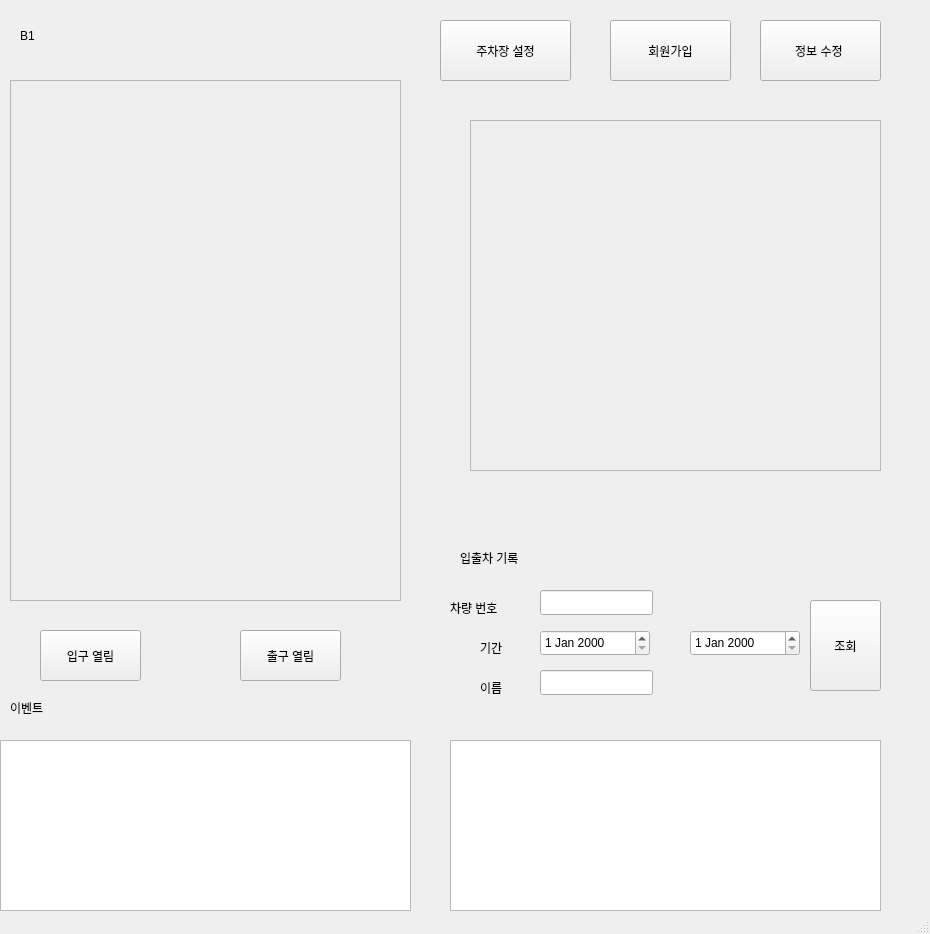
<?xml version="1.0" encoding="UTF-8"?>
<ui version="4.0">
 <class>MainWindow</class>
 <widget class="QMainWindow" name="MainWindow">
  <property name="geometry">
   <rect>
    <x>0</x>
    <y>0</y>
    <width>930</width>
    <height>934</height>
   </rect>
  </property>
  <property name="windowTitle">
   <string>MainWindow</string>
  </property>
  <widget class="QWidget" name="centralwidget">
   <widget class="QLabel" name="label">
    <property name="geometry">
     <rect>
      <x>20</x>
      <y>0</y>
      <width>71</width>
      <height>71</height>
     </rect>
    </property>
    <property name="lineWidth">
     <number>0</number>
    </property>
    <property name="text">
     <string>B1</string>
    </property>
   </widget>
   <widget class="QLabel" name="minimap">
    <property name="geometry">
     <rect>
      <x>10</x>
      <y>80</y>
      <width>391</width>
      <height>521</height>
     </rect>
    </property>
    <property name="frameShape">
     <enum>QFrame::StyledPanel</enum>
    </property>
    <property name="text">
     <string/>
    </property>
   </widget>
   <widget class="QPushButton" name="btnSetting">
    <property name="geometry">
     <rect>
      <x>440</x>
      <y>20</y>
      <width>131</width>
      <height>61</height>
     </rect>
    </property>
    <property name="text">
     <string>주차장 설정</string>
    </property>
   </widget>
   <widget class="QPushButton" name="btnSign">
    <property name="geometry">
     <rect>
      <x>610</x>
      <y>20</y>
      <width>121</width>
      <height>61</height>
     </rect>
    </property>
    <property name="text">
     <string>회원가입</string>
    </property>
   </widget>
   <widget class="QPushButton" name="btnModify">
    <property name="geometry">
     <rect>
      <x>760</x>
      <y>20</y>
      <width>121</width>
      <height>61</height>
     </rect>
    </property>
    <property name="text">
     <string>정보 수정 </string>
    </property>
   </widget>
   <widget class="QLabel" name="cctv">
    <property name="geometry">
     <rect>
      <x>470</x>
      <y>120</y>
      <width>411</width>
      <height>351</height>
     </rect>
    </property>
    <property name="frameShape">
     <enum>QFrame::StyledPanel</enum>
    </property>
    <property name="text">
     <string/>
    </property>
   </widget>
   <widget class="QPushButton" name="btnSearch">
    <property name="geometry">
     <rect>
      <x>810</x>
      <y>600</y>
      <width>71</width>
      <height>91</height>
     </rect>
    </property>
    <property name="text">
     <string>조회</string>
    </property>
   </widget>
   <widget class="QLabel" name="label_2">
    <property name="geometry">
     <rect>
      <x>460</x>
      <y>550</y>
      <width>81</width>
      <height>16</height>
     </rect>
    </property>
    <property name="text">
     <string>입출차 기록</string>
    </property>
   </widget>
   <widget class="QLabel" name="label_3">
    <property name="geometry">
     <rect>
      <x>450</x>
      <y>600</y>
      <width>81</width>
      <height>16</height>
     </rect>
    </property>
    <property name="text">
     <string>차량 번호</string>
    </property>
   </widget>
   <widget class="QLabel" name="label_4">
    <property name="geometry">
     <rect>
      <x>480</x>
      <y>640</y>
      <width>81</width>
      <height>16</height>
     </rect>
    </property>
    <property name="text">
     <string>기간</string>
    </property>
   </widget>
   <widget class="QLabel" name="label_5">
    <property name="geometry">
     <rect>
      <x>480</x>
      <y>680</y>
      <width>81</width>
      <height>16</height>
     </rect>
    </property>
    <property name="text">
     <string>이름</string>
    </property>
   </widget>
   <widget class="QLineEdit" name="editCarnum">
    <property name="geometry">
     <rect>
      <x>540</x>
      <y>590</y>
      <width>113</width>
      <height>25</height>
     </rect>
    </property>
   </widget>
   <widget class="QLineEdit" name="editName">
    <property name="geometry">
     <rect>
      <x>540</x>
      <y>670</y>
      <width>113</width>
      <height>25</height>
     </rect>
    </property>
   </widget>
   <widget class="QDateEdit" name="dateStart">
    <property name="geometry">
     <rect>
      <x>540</x>
      <y>630</y>
      <width>110</width>
      <height>26</height>
     </rect>
    </property>
   </widget>
   <widget class="QTableView" name="tableParking">
    <property name="geometry">
     <rect>
      <x>450</x>
      <y>740</y>
      <width>431</width>
      <height>171</height>
     </rect>
    </property>
   </widget>
   <widget class="QTableView" name="tableEvent">
    <property name="geometry">
     <rect>
      <x>0</x>
      <y>740</y>
      <width>411</width>
      <height>171</height>
     </rect>
    </property>
   </widget>
   <widget class="QLabel" name="label_6">
    <property name="geometry">
     <rect>
      <x>10</x>
      <y>700</y>
      <width>81</width>
      <height>16</height>
     </rect>
    </property>
    <property name="text">
     <string>이벤트</string>
    </property>
   </widget>
   <widget class="QDateEdit" name="dateEnd">
    <property name="geometry">
     <rect>
      <x>690</x>
      <y>630</y>
      <width>110</width>
      <height>26</height>
     </rect>
    </property>
   </widget>
   <widget class="QPushButton" name="btnEntrance">
    <property name="geometry">
     <rect>
      <x>40</x>
      <y>630</y>
      <width>101</width>
      <height>51</height>
     </rect>
    </property>
    <property name="text">
     <string>입구 열림</string>
    </property>
   </widget>
   <widget class="QPushButton" name="btnExit">
    <property name="geometry">
     <rect>
      <x>240</x>
      <y>630</y>
      <width>101</width>
      <height>51</height>
     </rect>
    </property>
    <property name="text">
     <string>출구 열림</string>
    </property>
   </widget>
   <widget class="QLabel" name="displayEntrance">
    <property name="geometry">
     <rect>
      <x>230</x>
      <y>560</y>
      <width>67</width>
      <height>17</height>
     </rect>
    </property>
    <property name="text">
     <string/>
    </property>
   </widget>
   <widget class="QLabel" name="displayExit">
    <property name="geometry">
     <rect>
      <x>100</x>
      <y>560</y>
      <width>67</width>
      <height>17</height>
     </rect>
    </property>
    <property name="text">
     <string/>
    </property>
   </widget>
   <widget class="QLabel" name="displayLed1">
    <property name="geometry">
     <rect>
      <x>40</x>
      <y>140</y>
      <width>67</width>
      <height>17</height>
     </rect>
    </property>
    <property name="text">
     <string/>
    </property>
   </widget>
   <widget class="QLabel" name="displayLed3">
    <property name="geometry">
     <rect>
      <x>30</x>
      <y>270</y>
      <width>67</width>
      <height>17</height>
     </rect>
    </property>
    <property name="text">
     <string/>
    </property>
   </widget>
   <widget class="QLabel" name="displayLed2">
    <property name="geometry">
     <rect>
      <x>290</x>
      <y>130</y>
      <width>67</width>
      <height>17</height>
     </rect>
    </property>
    <property name="text">
     <string/>
    </property>
   </widget>
   <widget class="QLabel" name="dispalyLed4">
    <property name="geometry">
     <rect>
      <x>290</x>
      <y>260</y>
      <width>67</width>
      <height>17</height>
     </rect>
    </property>
    <property name="text">
     <string/>
    </property>
   </widget>
  </widget>
  <widget class="QStatusBar" name="statusbar"/>
 </widget>
 <resources/>
 <connections/>
</ui>
